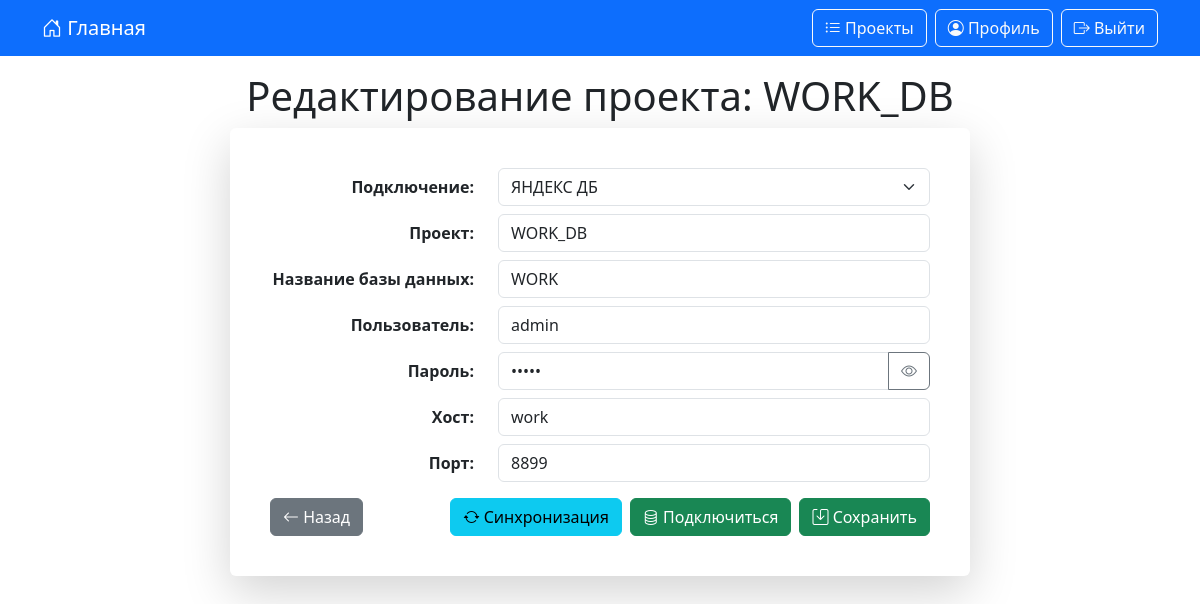
The page /project_edit/16/ (signed in) on the database as committed earlier.
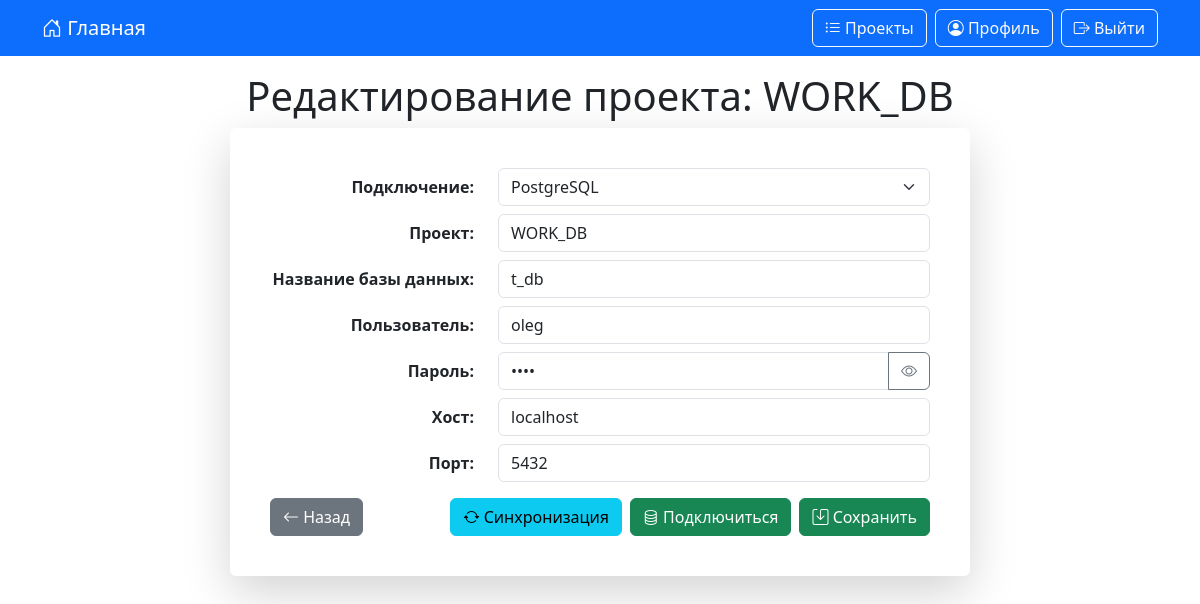
The same page on the database as committed later.
### data_generator/models.py (models this page shows, shortened)
class DateStamp(models.Model):
    created = models.DateTimeField(verbose_name='Дата создания', auto_now_add=True)
    updated = models.DateTimeField(verbose_name='Дата изменения', auto_now=True)
    class Meta:
        abstract = True

class DataBaseUser(DateStamp):
    db_project = models.CharField(verbose_name="Проект", max_length=40, unique=True)
    db_name = models.CharField(verbose_name="Название базы данных", max_length=40)
    db_user = models.CharField(verbose_name="Пользователь", max_length=40)
    db_password = models.CharField(verbose_name="Пароль", max_length=40)
    db_host = models.CharField(verbose_name="Хост", max_length=255)
    db_port = models.CharField(verbose_name="Порт", max_length=8)
    user = models.ForeignKey(CustomUser, verbose_name="Пользователь", on_delete=models.CASCADE, related_name='data_base_user')
    data_base_name = models.ForeignKey(DataBaseName, verbose_name="Подключение", on_delete=models.CASCADE, related_name='data_base_name')
    class Meta:
        verbose_name = "Проект"
        verbose_name_plural = "Проекты"
        ordering = 'db_project',

### data_generator/views.py (the view)
# urls.py: path('project_edit/<int:pk>/', project_edit, name='projects_edit'),
@login_required
def project_edit(request, pk):
    app_settings = AppSettings.objects.first()
    connect_timeout = app_settings.connect_timeout_db if app_settings else 5
    database = get_object_or_404(DataBaseUser, pk=pk, user=request.user)
    if request.method == 'POST':
        form = DataBaseUserForm(request.POST, instance=database)
        if form.is_valid():
            old_password = DataBaseUser.objects.get(pk=pk).db_password
            db_obj = form.save(commit=False)
            if not form.cleaned_data.get('db_password'):
                db_obj.db_password = old_password
            db_obj.save()
            if 'check_connection' in request.POST:
                try:
                    connection = psycopg2.connect(
                        dbname=db_obj.db_name,
                        user=db_obj.db_user,
                        password=db_obj.db_password,
                        host=db_obj.db_host,
                        port=db_obj.db_port,
                        connect_timeout=connect_timeout,
                    )
                    connection.close()
                    messages.success(request, f"Успешное подключение к базе данных '{db_obj.db_name}'.")
                except psycopg2.OperationalError:
                    messages.warning(request, "Ошибка подключения! Проверьте настройки подключения.")
                except Exception as e:
                    messages.warning(request, f"Ошибка подключения: {str(e)}")
                form = DataBaseUserForm(instance=db_obj)
                form.fields['db_password'].initial = db_obj.db_password
                form.fields['db_password'].widget.attrs['value'] = db_obj.db_password
                return render(request, 'projects_edit.html', {'form': form, 'database': db_obj})
            messages.success(request, "Данные успешно сохранены.")
            return redirect(reverse('projects_edit', args=[db_obj.pk]))
        else:
            messages.warning(request, "Исправьте ошибки в форме.")
    else:
        form = DataBaseUserForm(instance=database)
        form.fields['db_password'].initial = database.db_password
        form.fields['db_password'].widget.attrs['value'] = database.db_password
    return render(request,
                  template_name='projects_edit.html',
                  context={
                      'form': form,
                      'database': database}
                  )

### data_generator/forms.py
class DataBaseUserForm(forms.ModelForm):
    class Meta:
        model = DataBaseUser
        fields = ('data_base_name', 'db_project', 'db_name', 'db_user', 'db_password', 'db_host', 'db_port')
        widgets = {
            'data_base_name': forms.Select(attrs={'class': 'form-select', 'id': 'id_data_base_name'}),
            'db_project': forms.TextInput(attrs={'class': 'form-control'}),
            'db_name': forms.TextInput(attrs={'class': 'form-control'}),
            'db_user': forms.TextInput(attrs={'class': 'form-control'}),
            'db_password': forms.PasswordInput(attrs={'class': 'form-control', 'id': 'id_db_password'}, render_value=True),
            'db_host': forms.TextInput(attrs={'class': 'form-control'}),
            'db_port': forms.NumberInput(attrs={'class': 'form-control'}),
        }
    def __init__(self, *args, **kwargs):
        super().__init__(*args, **kwargs)
        self.fields['data_base_name'].empty_label = '— Выберите подключение —'

### data_generator/models.py (called while the page is built)
    def __str__(self):
        return self.name

### templates/projects_edit.html (shortened to what this page needs)
{% extends 'base.html' %}
{% load static %}
{% block content %}
    <h1 class="text-center mb-2">Редактирование проекта: {{ database.db_project }}</h1>
    <div class="card shadow-lg border-0 mx-auto p-4 panel-input">
        <div class="card-body">
            <form method="post" class="needs-validation" novalidate>
                <div class="row mb-2">
                    <label for="id_data_base_name" class="col-sm-4 col-form-label text-end"><strong>Подключение:</strong></label>
                    <div class="col-sm-8">
                        {{ form.data_base_name }}
                    </div>
                </div>
                <div class="row mb-2">
                    <label for="id_db_project" class="col-sm-4 col-form-label text-end"><strong>Проект:</strong></label>
                    <div class="col-sm-8">
                        {{ form.db_project }}
                    </div>
                </div>
                <div class="row mb-2">
                    <label for="id_db_name" class="col-sm-4 col-form-label text-end"><strong>Название базы данных:</strong></label>
                    <div class="col-sm-8">
                        {{ form.db_name }}
                    </div>
                </div>
                <div class="row mb-2">
                    <label for="id_db_user" class="col-sm-4 col-form-label text-end"><strong>Пользователь:</strong></label>
                    <div class="col-sm-8">
                        {{ form.db_user }}
                    </div>
                </div>
                <div class="row mb-2">
                    <label for="id_db_password" class="col-sm-4 col-form-label text-end"><strong>Пароль:</strong> </label>
                    <div class="col-sm-8">
                        <div class="input-group">
                            {{ form.db_password }}
                            <button type="button" class="btn btn-outline-secondary" id="toggleDbPasswordEdit" tabindex="-1" aria-label="Показать/скрыть пароль"><i class="bi bi-eye"></i></button>
                        </div>
                    </div>
                </div>
                <div class="row mb-2">
                    <label for="id_db_host" class="col-sm-4 col-form-label text-end"><strong>Хост:</strong></label>
                    <div class="col-sm-8">
                        {{ form.db_host }}
                    </div>
                </div>
                <div class="row mb-2">
                    <label for="id_db_port" class="col-sm-4 col-form-label text-end"><strong>Порт:</strong></label>
                    <div class="col-sm-8">
                        {{ form.db_port }}
                    </div>
                </div>
                <div class="mt-3 d-flex justify-content-between align-items-center flex-wrap gap-2">
                    <a href="{% url 'projects' %}" class="btn btn-secondary"> <i class="bi bi-arrow-left"></i> Назад </a>
                    <div class="d-flex gap-2">
                        <button type="submit" name="check_connection" value="true" class="btn btn-info"><i class="bi bi-arrow-repeat"></i> Синхронизация</button>
                        <a href="{% url 'database_schemas' database.pk %}" class="btn btn-success"> <i class="bi bi-database"></i> Подключиться </a>
                        <button type="submit" class="btn btn-success"><i class="bi bi-save"></i> Сохранить</button>
                    </div>
                </div>
            </form>
        </div>
    </div>
{% endblock %}

Rows that differ between the two databases and show on the page:
changed DataBaseUser "WORK_DB": data_base_name "ЯНДЕКС ДБ" → "PostgreSQL"; db_name "WORK" → "t_db"; db_user "admin" → "oleg"; db_host "work" → "localhost"; db_port "8899" → "5432"
